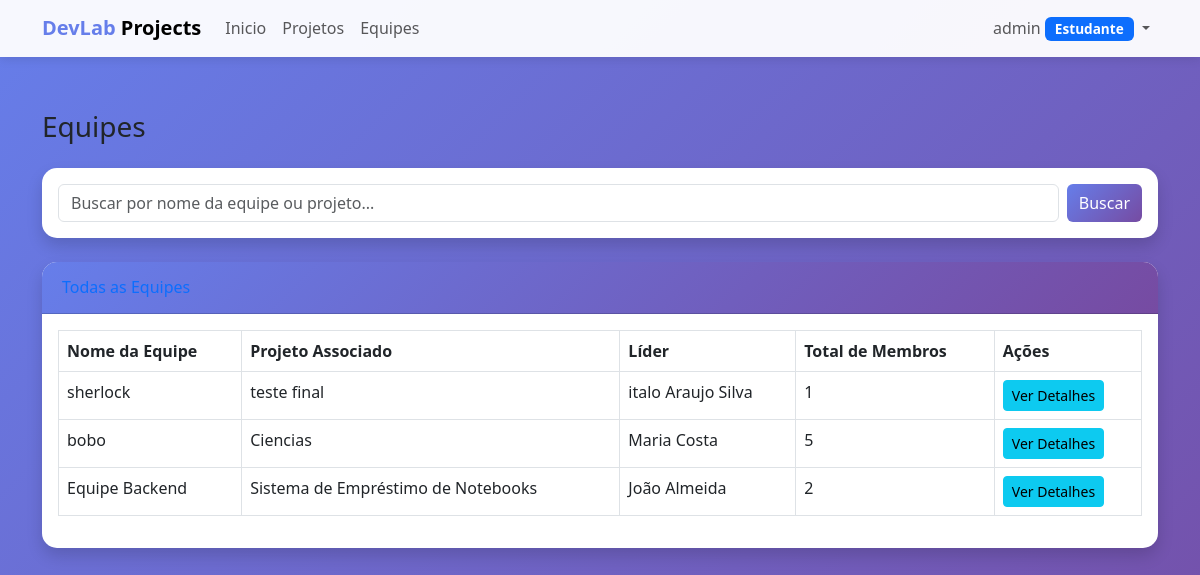
The page /equipes/ (signed in) on the database as committed earlier.
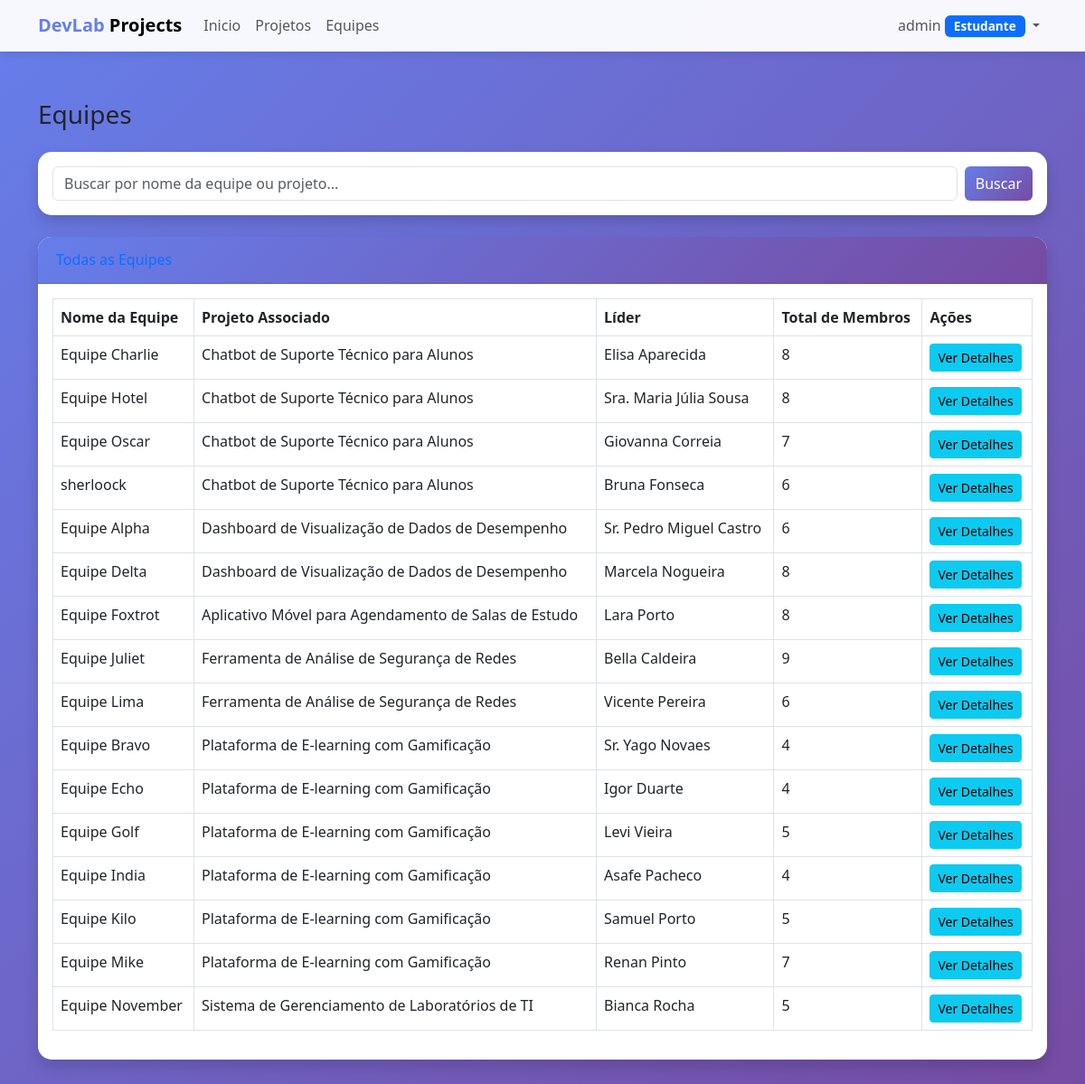
The same page on the database as committed later.
### meuapp/models.py (models this page shows, shortened)
class Equipe(models.Model):
    nome = models.CharField(max_length=100)
    descricao = models.TextField(blank=True)
    projeto = models.ForeignKey(Projeto, on_delete=models.CASCADE, related_name='equipes', null=True, blank=True)
    lider = models.OneToOneField(
        Usuario,
        on_delete=models.SET_NULL,
        null=True,
        blank=True,
        related_name='equipe_liderada',
        help_text="Líder da equipe (cada usuário pode liderar no máximo uma equipe)"
    )
    membros = models.ManyToManyField(Usuario, related_name='equipes_participando', blank=True)
    criada_em = models.DateTimeField(auto_now_add=True)
    class Meta:
        verbose_name = 'Equipe'
        verbose_name_plural = 'Equipes'
        ordering = ['projeto', 'nome']
    def total_membros(self):
        return self.membros.count()

class Projeto(models.Model):
    STATUS_CHOICES = [
        ('planejado', 'Planejado'),
        ('andamento', 'Em Andamento'),
        ('concluido', 'Concluído'),
    ]
    titulo = models.CharField(max_length=200)
    descricao = models.TextField()
    cliente = models.CharField(max_length=200)
    status = models.CharField(max_length=20, choices=STATUS_CHOICES, default='planejado')
    data_inicio = models.DateField()
    data_fim_prevista = models.DateField()
    participantes = models.ManyToManyField(Usuario, through='ParticipacaoProjeto', related_name='projetos_participando')
    criado_em = models.DateTimeField(auto_now_add=True)
    atualizado_em = models.DateTimeField(auto_now=True)
    class Meta:
        verbose_name = 'Projeto'
        verbose_name_plural = 'Projetos'
        ordering = ['-criado_em']

class Usuario(AbstractUser):
    TIPO_CHOICES = [
        ('coordenador', 'Coordenador'),
        ('professor', 'Professor'),
        ('estudante', 'Estudante'),
    ]
    tipo = models.CharField(max_length=20, choices=TIPO_CHOICES, default='estudante')
    matricula = models.CharField(max_length=20, unique=True, null=True, blank=True)
    cpf = models.CharField(max_length=11, unique=True, null=True, blank=True)
    data_nascimento = models.DateField(null=True, blank=True)
    funcao = models.CharField(max_length=100, blank=True, verbose_name="Função")
    class Meta:
        verbose_name = 'Usuário'
        verbose_name_plural = 'Usuários'

### meuapp/views.py (the view)
# urls.py: path('equipes/', views.equipe_lista, name='equipe_lista'),
@login_required
def equipe_lista(request):
    equipes = Equipe.objects.all()
    query = request.GET.get('q')
    if query:
        equipes = equipes.filter(
            Q(nome__icontains=query) |
            Q(projeto__titulo__icontains=query)
        )
    return render(request, 'equipes/lista.html', {'equipes': equipes})

### meuapp/templates/equipes/lista.html (shortened to what this page needs)
{% extends 'base.html' %}
{% block content %}
<div class="container-fluid">
    <div class="d-sm-flex align-items-center justify-content-between mb-4">
        <h1 class="h3 mb-0 text-gray-800">Equipes</h1>
    </div>
    <div class="card shadow mb-4">
        <div class="card-body">
            <form method="get" action="{% url 'equipe_lista' %}" class="d-flex">
                <input type="text" name="q" class="form-control me-2" placeholder="Buscar por nome da equipe ou projeto..." value="{{ request.GET.q }}">
                <button class="btn btn-primary" type="submit">
                     Buscar
                </button>
            </form>
        </div>
    </div>
    <div class="card shadow mb-4">
        <div class="card-header py-3">
            <h6 class="m-0 font-weight-bold text-primary">Todas as Equipes</h6>
        </div>
        <div class="card-body">
            <div class="table-responsive">
                <table class="table table-bordered" width="100%" cellspacing="0">
                    <thead>
                        <tr>
                            <th>Nome da Equipe</th>
                            <th>Projeto Associado</th>
                            <th>Líder</th>
                            <th>Total de Membros</th>
                            <th>Ações</th>
                        </tr>
                    </thead>
                    <tbody>
                        {% for equipe in equipes %}
                        <tr>
                            <td>{{ equipe.nome }}</td>
                            <td>{{ equipe.projeto.titulo|default:"N/A" }}</td>
                            <td>{{ equipe.lider.get_full_name|default:"Nenhum" }}</td>
                            <td>{{ equipe.total_membros }}</td>
                            <td>
                                <a href="{% url 'equipe_detalhes' pk=equipe.pk %}" class="btn btn-info btn-sm">Ver Detalhes</a>
                            </td>
                        </tr>
                        {% empty %}
                        <tr>
                            <td colspan="5" class="text-center">Nenhuma equipe encontrada.</td>
                        </tr>
                        {% endfor %}
                    </tbody>
                </table>
            </div>
        </div>
    </div>
</div>
{% endblock %}

Rows that differ between the two databases and show on the page:
removed Equipe: nome "sherlock", projeto.titulo "teste final", lider.get_full_name "italo Araujo Silva", total_membros "1"
removed Equipe: nome "bobo", projeto.titulo "Ciencias", lider.get_full_name "Maria Costa", total_membros "5"
removed Equipe: nome "Equipe Backend", projeto.titulo "Sistema de Empréstimo de Notebooks", lider.get_full_name "João Almeida", total_membros "2"
added Equipe: nome "Equipe Charlie", projeto.titulo "Chatbot de Suporte Técnico para Alunos", lider.get_full_name "Elisa Aparecida", total_membros "8"
added Equipe: nome "Equipe Hotel", projeto.titulo "Chatbot de Suporte Técnico para Alunos", lider.get_full_name "Sra. Maria Júlia Sousa", total_membros "8"
added Equipe: nome "Equipe Oscar", projeto.titulo "Chatbot de Suporte Técnico para Alunos", lider.get_full_name "Giovanna Correia", total_membros "7"
added Equipe: nome "sherloock", projeto.titulo "Chatbot de Suporte Técnico para Alunos", lider.get_full_name "Bruna Fonseca", total_membros "6"
added Equipe: nome "Equipe Alpha", projeto.titulo "Dashboard de Visualização de Dados de Desempenho", lider.get_full_name "Sr. Pedro Miguel Castro", total_membros "6"
added Equipe: nome "Equipe Delta", projeto.titulo "Dashboard de Visualização de Dados de Desempenho", lider.get_full_name "Marcela Nogueira", total_membros "8"
added Equipe: nome "Equipe Foxtrot", projeto.titulo "Aplicativo Móvel para Agendamento de Salas de Estudo", lider.get_full_name "Lara Porto", total_membros "8"
added Equipe: nome "Equipe Juliet", projeto.titulo "Ferramenta de Análise de Segurança de Redes", lider.get_full_name "Bella Caldeira", total_membros "9"
added Equipe: nome "Equipe Lima", projeto.titulo "Ferramenta de Análise de Segurança de Redes", lider.get_full_name "Vicente Pereira", total_membros "6"
added Equipe: nome "Equipe Bravo", projeto.titulo "Plataforma de E-learning com Gamificação", lider.get_full_name "Sr. Yago Novaes", total_membros "4"
added Equipe: nome "Equipe Echo", projeto.titulo "Plataforma de E-learning com Gamificação", lider.get_full_name "Igor Duarte", total_membros "4"
added Equipe: nome "Equipe Golf", projeto.titulo "Plataforma de E-learning com Gamificação", lider.get_full_name "Levi Vieira", total_membros "5"
added Equipe: nome "Equipe India", projeto.titulo "Plataforma de E-learning com Gamificação", lider.get_full_name "Asafe Pacheco", total_membros "4"
added Equipe: nome "Equipe Kilo", projeto.titulo "Plataforma de E-learning com Gamificação", lider.get_full_name "Samuel Porto", total_membros "5"
added Equipe: nome "Equipe Mike", projeto.titulo "Plataforma de E-learning com Gamificação", lider.get_full_name "Renan Pinto", total_membros "7"
added Equipe: nome "Equipe November", projeto.titulo "Sistema de Gerenciamento de Laboratórios de TI", lider.get_full_name "Bianca Rocha", total_membros "5"
